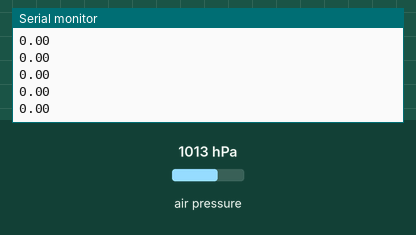
A sketch run on a simulated Arduino Uno, built with avr-gcc and run on an emulated ATmega328P. Shown: the last lines printed to the serial monitor. The test bench sets the inputs (shaded band); at power-on: air pressure 1013 hPa. Storage starts empty.

Above: at 3.2 s.
3.3 s: air pressure set to 952 hPa
At 3.36 s:
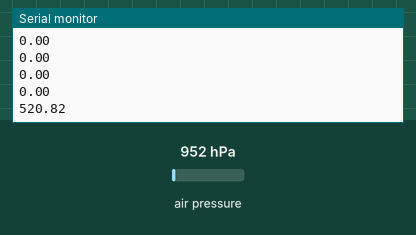
4.8 s: air pressure set to 975 hPa
At 4.81 s:
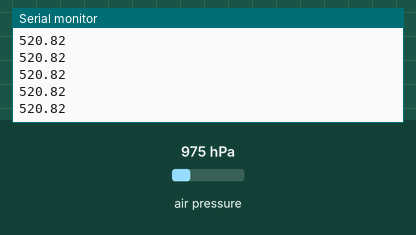
Timing chart, 0 to 7.8 s (numbered marks = the images above; inputs shaded):
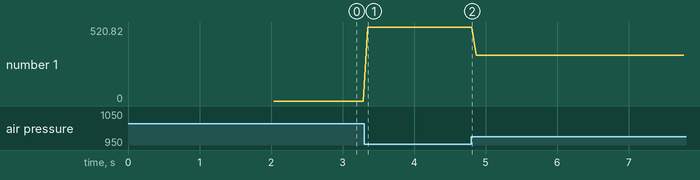

Measured:
- after the input at 3.3 s, the serial monitor: prints a new line after 0.05 s (image 1)
- plotted number 1: 0 → 520.82 after the input at 3.3 s, 520.82 → 321.36 after the input at 4.8 s

The sketch:

altimeteBMP280_SD.ino
```cpp
#include <Wire.h>
#include <Adafruit_GFX.h>
#include <Adafruit_SSD1306.h>
#include <Adafruit_BMP280.h>
#include <SPI.h>
#include <SD.h>
const int chipselect = 4;
float alti1;
float alti;

// Declaration for an SSD1306 display connected to I2C (SDA, SCL pins)
#define OLED_RESET -1  // Reset pin # (or -1 if sharing Arduino reset pin)

Adafruit_BMP280 bmp_obj = Adafruit_BMP280();
void setup() {
  bmp_obj.begin();
  SD.begin(chipselect);
  Serial.begin(9600);
  Serial.println("card initialized.");
  alti1=bmp_obj.readAltitude(); //first reading
  delay(2000);
}
void loop() {
  alti=bmp_obj.readAltitude()-alti1; // returns altitute in meters assuming sea level presure to be 1013.25hpa if not specified.
  Serial.println();
  File dataFile = SD.open("datalog.txt", FILE_WRITE);
  if (dataFile) {
    dataFile.println(alti);
    dataFile.close();
    // print to the serial port too:
    Serial.println(alti);
  }
  // if the file isn't open, pop up an error:
  else {
    Serial.println("error opening datalog.txt");
  }
  delay(50);
}
```
